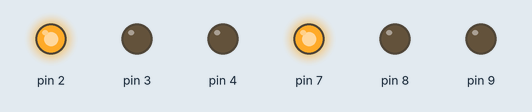
Recording of a sketch running on a simulated Arduino Uno, built with avr-gcc and run on an emulated ATmega328P. Shown: output pins drawn as LEDs (lit = HIGH).

Above: at 0.1 s.
Timing chart, 0 to 1.6 s (numbered marks = the images above):
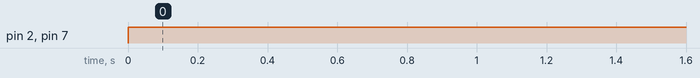

The sketch:

project3.ino
```cpp
void setup()
{
  pinMode(2, OUTPUT);
  pinMode(3, OUTPUT);
  pinMode(4, OUTPUT);
  pinMode(7, OUTPUT);
  pinMode(8, OUTPUT);
  pinMode(9, OUTPUT);

}

void loop()
{
  digitalWrite(2,1);
  digitalWrite(4,0);
  digitalWrite(7,1);
  digitalWrite(8,0);

  delay(5000);
}
```

Measured:
- by itself, pin 2, pin 7: LOW → HIGH at 0.00 s
